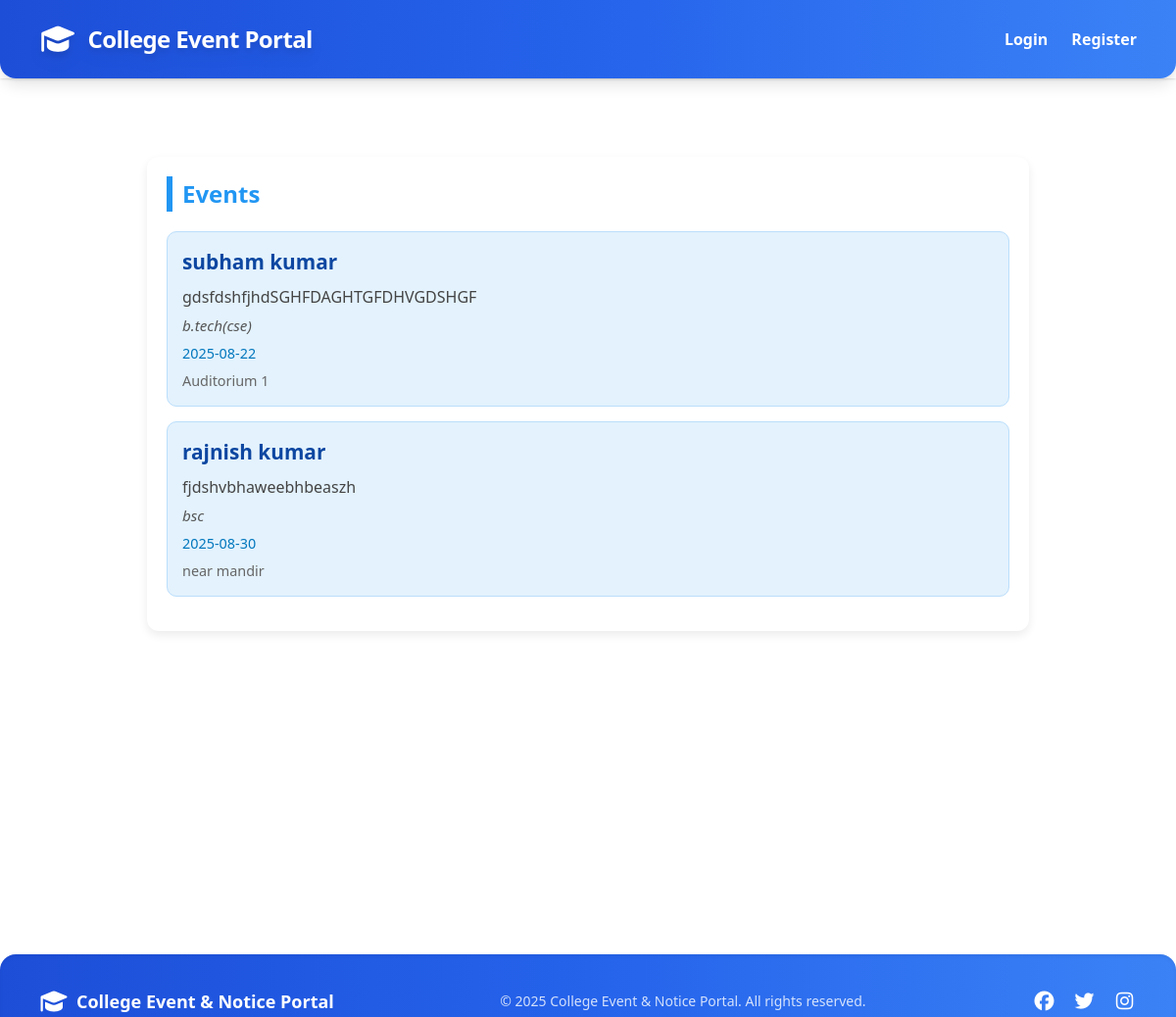
/event, run on the app's committed database.
### app.py (models this page shows)
class Events(db.Model):
    id= db.Column(db.Integer, primary_key=True)
    title= db.Column(db.String(512))
    start_date = db.Column(db.DateTime, nullable=False, default=datetime.datetime.now)
    description =  db.Column(db.String(512))
    location = db.Column(db.String(64), nullable=False)
    department = db.Column(db.String(64))
    create_at = db.Column(db.DateTime)
    def to_json(self):
        return {
            'id' : self.id,
            'title': self.title,
            'start_date': self.start_date,
            'description':self.description,
            'location': self.location,
            'department': self.department,
            'create_at': self.create_at
        }

### app.py (the view)
@app.route("/event")
def event():
    user = User.query.get(session.get('user_id'))
    events = Events.query.all()
    event_data = [event.to_json() for event in events]
    return render_template('event.html', user=user, events=event_data)

### templates/event.html (shortened to what this page needs)
{% extends 'layout.html' %}
{% block content %}
<div class="events-section">
    <div class="section-title"> Events</div>
    {% if events %}
    {% for event in events %}
    <div class="event">
        <div class="event-title">{{ event.title }}</div>
        <div class="event-description">{{ event.description }}</div>
        <div class="event-department">{{ event.department }}</div>
        <div class="event-date">{{ event.start_date.strftime('%Y-%m-%d') if event.start_date else '' }}</div>
        <div class="event-venue">{{ event.location }}</div>
    </div>
    {% endfor %}
    {% else %}
    <p>No upcoming events.</p>
    {% endif %}
</div>
{% endblock%}

### templates/event.html (style rules this page uses)
.events-section { max-width: 900px; margin: 40px auto; padding: 20px; background: #ffffff; border-radius: 12px; box-shadow: 0 4px 10px rgba(0, 0, 0, 0.08); }
.events-section .section-title { font-size: 1.5rem; margin-bottom: 20px; border-left: 6px solid #2196f3; padding-left: 10px; color: #2196f3; font-weight: 600; }
.event { padding: 15px; margin-bottom: 15px; border-radius: 10px; background: #e3f2fd; border: 1px solid #bbdefb; transition: transform 0.2s ease, box-shadow 0.2s ease; }
.event-title { font-size: 1.3rem; font-weight: bold; color: #0d47a1; margin-bottom: 8px; }
.event-description { font-size: 1rem; color: #444; margin-bottom: 6px; }
.event-department { font-size: 0.95rem; font-style: italic; color: #555; margin-bottom: 6px; }
.event-date { font-size: 0.9rem; color: #0277bd; font-weight: 500; margin-bottom: 6px; }
.event-venue { font-size: 0.9rem; color: #666; }

### data on the page
Events: title "subham kumar", description "gdsfdshfjhdSGHFDAGHTGFDHVGDSHGF", department "b.tech(cse)", start_date "2025-08-22", location "Auditorium 1"
Events: title "rajnish kumar", description "fjdshvbhaweebhbeaszh", department "bsc", start_date "2025-08-30", location "near mandir"
